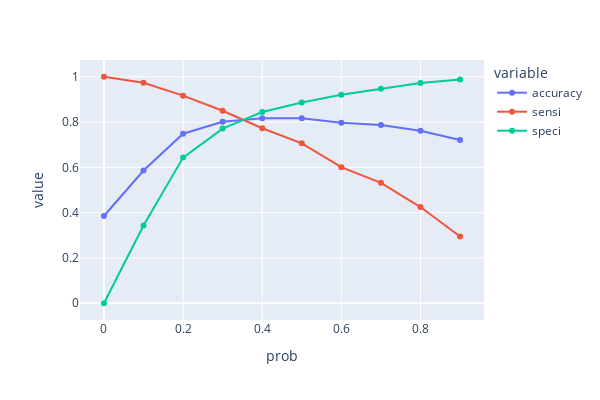

Notebook cell for this chart:
### Code cell
# Plotly show much more clear graph which indicates 0.35 as cut-off point
import plotly.express as px
fig = px.line(cutoff_df, x='prob', y=['accuracy','sensi','speci'], width=600, height=400)
fig.update_traces(mode='markers+lines')
fig.show()

### Figure 1 — Plotly figure (JSON) as saved in the notebook; plotly's stock layout.template omitted (floating-point values rounded to 4 significant figures)
{"data": [{"hovertemplate": "variable=accuracy<br>prob=%{x}<br>value=%{y}<extra></extra>", "legendgroup": "accuracy", "line": {"color": "#636efa", "dash": "solid"}, "marker": {"symbol": "circle"}, "mode": "markers+lines", "name": "accuracy", "orientation": "v", "showlegend": true, "type": "scatter", "x": [0, 0.1, 0.2, 0.3, 0.4, 0.5, 0.6, 0.7, 0.8, 0.9], "xaxis": "x", "y": [0.3851, 0.586, 0.7484, 0.8014, 0.8166, 0.8169, 0.797, 0.787, 0.7613, 0.7208], "yaxis": "y"}, {"hovertemplate": "variable=sensi<br>prob=%{x}<br>value=%{y}<extra></extra>", "legendgroup": "sensi", "line": {"color": "#EF553B", "dash": "solid"}, "marker": {"symbol": "circle"}, "mode": "markers+lines", "name": "sensi", "orientation": "v", "showlegend": true, "type": "scatter", "x": [0, 0.1, 0.2, 0.3, 0.4, 0.5, 0.6, 0.7, 0.8, 0.9], "xaxis": "x", "y": [1, 0.9734, 0.9166, 0.85, 0.7727, 0.7061, 0.6006, 0.5319, 0.4248, 0.2948], "yaxis": "y"}, {"hovertemplate": "variable=speci<br>prob=%{x}<br>value=%{y}<extra></extra>", "legendgroup": "speci", "line": {"color": "#00cc96", "dash": "solid"}, "marker": {"symbol": "circle"}, "mode": "markers+lines", "name": "speci", "orientation": "v", "showlegend": true, "type": "scatter", "x": [0, 0.1, 0.2, 0.3, 0.4, 0.5, 0.6, 0.7, 0.8, 0.9], "xaxis": "x", "y": [0, 0.3434, 0.643, 0.7711, 0.844, 0.8863, 0.9201, 0.9467, 0.9721, 0.9877], "yaxis": "y"}], "layout": {"height": 400, "legend": {"title": {"text": "variable"}, "tracegroupgap": 0}, "margin": {"t": 60}, "width": 600, "xaxis": {"anchor": "y", "domain": [0, 1], "title": {"text": "prob"}}, "yaxis": {"anchor": "x", "domain": [0, 1], "title": {"text": "value"}}}}
